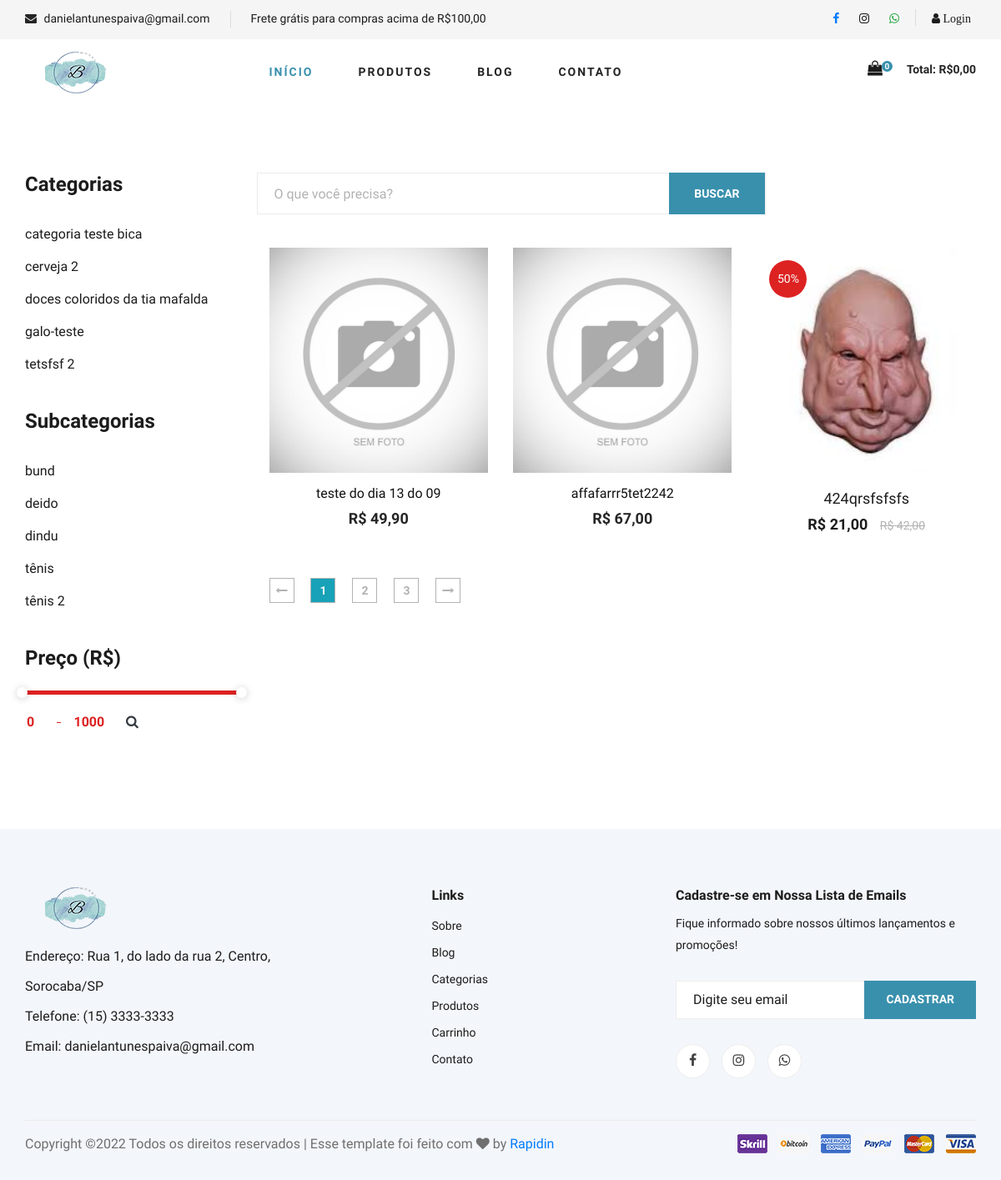
/lista-produtos.php, run on the app's committed database.
### tables this page shows
CREATE TABLE `categorias` (
  `id` int(11) NOT NULL,
  `nome` varchar(50) NOT NULL,
  `nome_url` varchar(50) NOT NULL,
  `imagem` varchar(150) NOT NULL
);

CREATE TABLE `subcategorias` (
  `id` int(11) NOT NULL,
  `nome` varchar(50) NOT NULL,
  `nome_url` varchar(50) NOT NULL,
  `imagem` varchar(150) NOT NULL,
  `id_categoria` int(11) NOT NULL
);

CREATE TABLE `produtos` (
  `id` int(11) NOT NULL,
  `id_categoria` int(11) NOT NULL,
  `id_subcategoria` int(11) NOT NULL,
  `nome` varchar(100) NOT NULL,
  `nome_url` varchar(100) NOT NULL,
  `descricao` varchar(1000) DEFAULT NULL,
  `descricao_longa` text DEFAULT NULL,
  `valor` decimal(10,2) NOT NULL,
  `imagem` varchar(100) NOT NULL,
  `estoque` int(11) DEFAULT NULL,
  `tipo_envio` int(11) NOT NULL,
  `palavras` varchar(250) DEFAULT NULL,
  `ativo` varchar(5) NOT NULL,
  `peso` double(8,2) DEFAULT NULL,
  `largura` int(11) DEFAULT NULL,
  `altura` int(11) DEFAULT NULL,
  `comprimento` int(11) DEFAULT NULL,
  `modelo` varchar(100) DEFAULT NULL,
  `valor_frete` decimal(8,2) DEFAULT NULL,
  `promocao` varchar(5) DEFAULT NULL,
  `vendas` int(11) DEFAULT NULL,
  `link` varchar(150) DEFAULT NULL
);

CREATE TABLE `promocoes` (
  `id` int(11) NOT NULL,
  `id_produto` int(11) NOT NULL,
  `valor` decimal(8,2) NOT NULL,
  `data_inicio` date NOT NULL,
  `data_final` date NOT NULL,
  `ativo` varchar(5) NOT NULL,
  `desconto` varchar(5) NOT NULL
);

### config.php (called while the page is built, shortened)
<?php
$itens_por_pagina = 3;
?>

### lista-produtos.php (the view, shortened to what this page needs)
<?php
require_once('cabecalho.php');
require_once('conexao.php');
if (@$_GET['pagina'] != null) {
    $pag = $_GET['pagina'];
} else {
    $pag = 0;
}
$limite = $pag * @$itens_por_pagina;
$pagina = $pag;
$nome_pag = 'lista-produtos.php';
$subcategoria_get = @$_GET['nome'];
$query = $pdo->query("SELECT * FROM subcategorias WHERE nome_url = '$subcategoria_get'");
$res = $query->fetchAll(PDO::FETCH_ASSOC);
$id_subcategoria_get = @$res[0]['id'];
$valorInicial_get = @$_GET['valorInicial'];
$valorFinal_get = @$_GET['valorFinal'];
?>
<section class="product spad">
    <div class="container">
        <div class="row">
            <div class="col-lg-3 col-md-5">
                <div class="sidebar">
                    <div class="sidebar__item">
                        <h4>Categorias</h4>
                        <ul>
                            <?php
                            $query = $pdo->query("SELECT * FROM categorias order by nome asc");
                            $res = $query->fetchAll(PDO::FETCH_ASSOC);
                            for ($i = 0; $i < count($res); $i++) {
                                $nome_url_categoria = $res[$i]['nome_url'];
                                $nome_categoria = $res[$i]['nome'];
                            ?>
                                <li><a href="subcategoria-<?php echo $nome_url_categoria ?>"><?php echo $nome_categoria ?></a></li>
                            <?php
                            }
                            ?>
                        </ul>
                    </div>
                    <div class="sidebar__item">
                        <h4>Subcategorias</h4>
                        <ul>
                            <?php
                            $query = $pdo->query("SELECT * FROM subcategorias order by nome asc");
                            $res = $query->fetchAll(PDO::FETCH_ASSOC);
                            for ($i = 0; $i < count($res); $i++) {
                                $nome_url_subcategoria = $res[$i]['nome_url'];
                                $nome_subcategoria = $res[$i]['nome'];
                            ?>
                                <li><a href="produtos-<?php echo $nome_url_subcategoria ?>"><?php echo $nome_subcategoria ?></a></li>
                            <?php
                            }
                            ?>
                        </ul>
                    </div>
                    <div class="sidebar__item">
                    <h4>Preço (R$)</h4>
                        <div class="price-range-wrap">
                            <div class="price-range ui-slider ui-corner-all ui-slider-horizontal ui-widget ui-widget-content" data-min="0" data-max="1000">
                                <span tabindex="0" class="ui-slider-handle ui-corner-all ui-state-default"></span>
                                <span tabindex="0" class="ui-slider-handle ui-corner-all ui-state-default"></span>
                            </div>
                            <div class="range-slider">
                                <div class="price-input">
                                    <form action="lista-produtos.php" method="GET" name="form_valor">
                                        <input type="text" name="valorInicial" id="minamount">
                                        <input type="text" name="valorFinal" id="maxamount">
                                        <a href="#" onclick="document.form_valor.submit(); return false;" class="text-dark">
                                            <i class="fa fa-search ml-2"></i>
                        </a>
                                    </form>
                                </div>
                            </div>
                        </div>
                    </div>
                </div>
            </div>
            <div class="col-lg-9 col-md-7">
                <div class="row">
                    <div class="hero__search__form mb-4">
                        <form method="GET" >
                            <input type="text" name="txtBuscar" id="txtBuscar" value="<?php echo @$_GET['txtBuscar'] ?>" placeholder="O que você precisa?">
                            <button type="submit" class="site-btn">BUSCAR</button>
                        </form>
                    </div>
                </div>
                <?php
                if (@$_GET['txtBuscar'] != "") {
                    $buscar = '%' . @$_GET['txtBuscar'] . '%';
                } else {
                    $buscar = '%';
                }
                if ($subcategoria_get == "" and $valorInicial_get == "") {
                    $query = $pdo->query("SELECT * FROM produtos WHERE (nome LIKE '$buscar' or palavras LIKE '$buscar') and ativo = 'Sim' and estoque > 0 order by id desc limit $limite, $itens_por_pagina");
                } else if ($valorInicial_get != "") {
                    $query = $pdo->query("SELECT * FROM produtos WHERE valor >= '$valorInicial_get' and valor <= '$valorFinal_get' and ativo = 'Sim' and estoque > 0 order by id desc");
                } else {
                    $query = $pdo->query("SELECT * FROM produtos WHERE id_subcategoria = '$id_subcategoria_get' and ativo = 'Sim' and estoque > 0 order by id desc limit $limite, $itens_por_pagina");
                }
                $res = $query->fetchAll(PDO::FETCH_ASSOC);
                $total_prod_buscar = @count($res);
                echo "<div class='row mt-3'>";
                for ($i = 0; $i < count($res); $i++) {
                    $nome_url_produto = $res[$i]['nome_url'];
                    $nome_produto = $res[$i]['nome'];
                    $valor_produto_sem_promocao = $res[$i]['valor'];
                    $imagem_produto = $res[$i]['imagem'];
                    $promocao_produto = $res[$i]['promocao'];
                    $id_produto = $res[$i]['id'];
                    $valor_produto_sem_promocao = number_format($valor_produto_sem_promocao, 2, ',', '.');
                    $query3 = $pdo->query("SELECT * FROM produtos where ativo = 'Sim' and estoque > 0");
                    $res3 = $query3->fetchAll(PDO::FETCH_ASSOC);
                    $num_total = @count($res3);
                    $numero_paginas = ceil($num_total / $itens_por_pagina);
                    if ($promocao_produto == 'Sim') {
                        $queryP = $pdo->query("SELECT * FROM promocoes WHERE id_produto = '$id_produto'");
                        $resP = $queryP->fetchAll(PDO::FETCH_ASSOC);
                        $valor_produto_promocao = $resP[0]['valor'];
                        $desconto_produto = $resP[0]['desconto'];
                        $valor_produto_promocao = number_format($valor_produto_promocao, 2, ',', '.');
                ?>
                        <div class="col-lg-4 col-md-6 col-sm-6">
                            <div class="product__discount__item">
                                <div class="product__discount__item__pic set-bg" data-setbg="img/produtos/<?php echo $imagem_produto ?>">
                                    <div class="product__discount__percent"><?php echo $desconto_produto ?>%</div>
                                </div>
                                <div class="product__discount__item__text">
                                    <h5><a href="produto-<?php echo $nome_url_produto ?>"><?php echo $nome_produto ?></a></h5>
                                    <div class="product__item__price">R$ <?php echo $valor_produto_promocao ?> <span>R$ <?php echo $valor_produto_sem_promocao ?></span></div>
                                </div>
                            </div>
                        </div>
                    <?php
                    } else {
                    ?>
                        <div class="col-lg-4 col-md-6 col-sm-6">
                            <div class="featured__item">
                                <div class="featured__item__pic set-bg" data-setbg="img/produtos/<?php echo $imagem_produto ?>">
                                </div>
                                <div class="featured__item__text">
                                    <a href="produto-<?php echo $nome_url_produto ?>">
                                        <h6><?php echo $nome_produto ?></h6>
                                        <h5>R$ <?php echo $valor_produto_sem_promocao ?></h5>
                                    </a>
                                </div>
                            </div>
                        </div>
                <?php
                    }
                }
                ?>
            </div>
            <?php
            if ((@$_GET['txtBuscar'] == "" and @$id_subcategoria_get == "" and @$valorInicial_get == "") or (@$_GET['txtBuscar'] != "" and $total_prod_buscar >= $itens_por_pagina) or (@$id_subcategoria_get != "" and $total_prod_buscar >= $itens_por_pagina) or (@$valorInicial_get != "" and $total_prod_buscar >= $itens_por_pagina)) {
            ?>
                <div class="product__pagination">
                    <a href="<?php echo $nome_pag ?>?pagina=0"><i class="fa fa-long-arrow-left"></i></a>
                    <?php
                    for ($i = 0; $i < @$numero_paginas; $i++) {
                        $estilo = '';
                        if ($pagina == $i) {
                            $estilo = 'bg-info text-light';
                        }
                        if ($pagina >= ($i - 2) && $pagina <= ($i + 2)) {
                    ?>
                            <a href="<?php echo $nome_pag ?>?pagina=<?php echo $i ?>" class="<?php echo $estilo ?>"><?php echo $i + 1
                                                                                                                    ?></a>
                    <?php
                        }
                    }
                    ?>
                    <a href="<?php echo $nome_pag ?>?pagina=<?php echo $numero_paginas - 1
                                                            ?>"><i class="fa fa-long-arrow-right"></i></a>
                </div>
            <?php
            }
            ?>
        </div>
    </div>
    </div>
</section>
<?php
require_once('rodape.php');
?>

### css/style.css (style rules this page uses)
html, body { height: 100%; font-family: "Cairo", sans-serif; -webkit-font-smoothing: antialiased; font-smoothing: antialiased; }
h1, h2, h3, h4, h5, h6 { margin: 0; color: #111111; font-weight: 400; font-family: "Cairo", sans-serif; }
h4 { font-size: 24px; }
h5 { font-size: 18px; }
h6 { font-size: 16px; }
ul, ol { padding: 0; margin: 0; }
.set-bg { background-repeat: no-repeat; background-size: cover; background-position: top center; }
.spad { padding-top: 100px; padding-bottom: 100px; }
.site-btn { font-size: 14px; color: #ffffff; font-weight: 800; text-transform: uppercase; display: inline-block; padding: 13px 30px 12px; background: #3990ad; border: none; }
.hero__search__form { width: 610px; height: 50px; border: 1px solid #ebebeb; position: relative; float: left; }
.hero__search__form form input { width: 70%; border: none; height: 48px; font-size: 16px; color: #b2b2b2; padding-left: 20px; }
.hero__search__form form input::placeholder { color: #b2b2b2; }
.hero__search__form form button { position: absolute; right: 0; top: -1px; height: 50px; }
.featured__item { margin-bottom: 50px; }
.featured__item__pic { height: 270px; position: relative; overflow: hidden; background-position: center center; }
.featured__item__text { text-align: center; padding-top: 15px; }
.featured__item__text h6 { margin-bottom: 10px; }
.featured__item__text h5 { color: #252525; font-weight: 700; }
.sidebar__item { margin-bottom: 35px; }
.sidebar__item h4 { color: #1c1c1c; font-weight: 700; margin-bottom: 25px; }
.sidebar__item ul li { list-style: none; }
.sidebar__item ul li a { font-size: 16px; color: #1c1c1c; line-height: 39px; display: block; }
.price-range-wrap .range-slider { margin-top: 20px; }
.price-range-wrap .range-slider .price-input { position: relative; }
.price-range-wrap .range-slider .price-input:after { position: absolute; left: 38px; top: 13px; height: 1px; width: 5px; background: #dd2222; content: ""; }
.price-range-wrap .range-slider .price-input input { font-size: 16px; color: #dd2222; font-weight: 700; max-width: 20%; border: none; display: inline-block; }
.price-range-wrap .price-range { border-radius: 0; }
.price-range-wrap .price-range.ui-widget-content { border: none; background: #ebebeb; height: 5px; }
.price-range-wrap .price-range.ui-widget-content .ui-slider-handle { height: 13px; width: 13px; border-radius: 50%; background: #ffffff; border: none; -webkit-box-shadow: 0px 1px 10px rgba(0, 0, 0, 0.2); box-shadow: 0px 1px 10px rgba(0, 0, 0, 0.2); outline: none; cursor: pointer; }
.product { padding-top: 80px; padding-bottom: 80px; }
.product__discount__item__pic { height: 270px; position: relative; overflow: hidden; }
.product__discount__item__pic .product__discount__percent { height: 45px; width: 45px; background: #dd2222; border-radius: 50%; font-size: 14px; color: #ffffff; line-height: 45px; text-align: center; position: absolute; left: 15px; top: 15px; }
.product__discount__item__text { text-align: center; padding-top: 20px; }
.product__discount__item__text span { font-size: 14px; color: #b2b2b2; display: block; margin-bottom: 4px; }
.product__discount__item__text h5 { margin-bottom: 6px; }
.product__discount__item__text h5 a { color: #1c1c1c; }
.product__discount__item__text .product__item__price { font-size: 18px; color: #1c1c1c; font-weight: 700; }
.product__discount__item__text .product__item__price span { display: inline-block; font-weight: 400; text-decoration: line-through; margin-left: 10px; }
.product__pagination, .blog__pagination { padding-top: 10px; }
.product__pagination a, .blog__pagination a { display: inline-block; width: 30px; height: 30px; border: 1px solid #b2b2b2; font-size: 14px; color: #b2b2b2; font-weight: 700; line-height: 28px; text-align: center; margin-right: 16px; -webkit-transition: all, 0.3s; -moz-transition: all, 0.3s; -ms-transition: all, 0.3s; -o-transition: all, 0.3s; transition: all, 0.3s; }
.product__pagination a:last-child, .blog__pagination a:last-child { margin-right: 0; }
@media only screen and (min-width: 1200px) { .container { max-width: 1170px; } }

### data on the page
categorias: nome "categoria teste bica"
categorias: nome "cerveja 2"
categorias: nome "doces coloridos da tia mafalda"
categorias: nome "galo-teste"
categorias: nome "tetsfsf 2"
subcategorias: nome "bund"
subcategorias: nome "deido"
subcategorias: nome "dindu"
subcategorias: nome "tênis"
subcategorias: nome "tênis 2"
produtos: nome "teste do dia 13 do 09", valor "49,90"
produtos: nome "affafarrr5tet2242", valor "67,00"
produtos: promocoes.desconto "50", nome "424qrsfsfsfs", promocoes.valor "21,00", valor "42,00"

### other printed values
$email_loja "danielantunespaiva@gmail.com"
$texto_destaque "Frete grátis para compras acima de R$100,00"
$linhas "0"
$total_carrinho "0,00"
$endereco_loja "Rua 1, do lado da rua 2, Centro, Sorocaba/SP"
$tel_loja "(15) 3333-3333"
